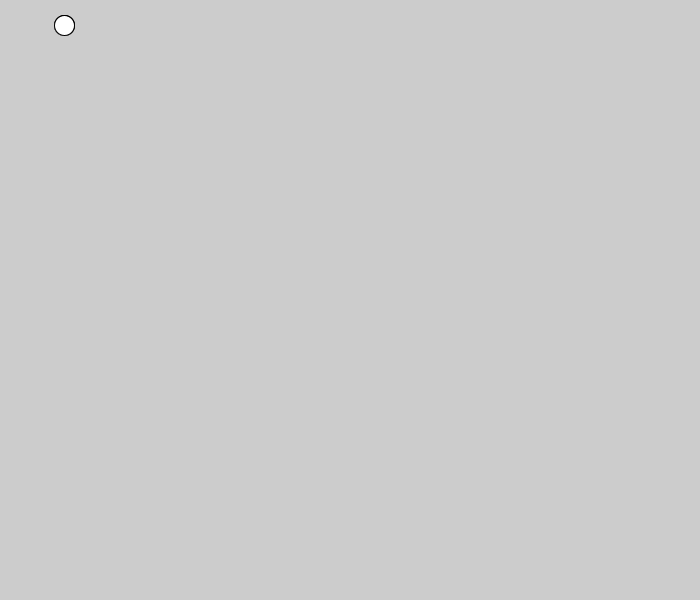
Frame 1 (no input)
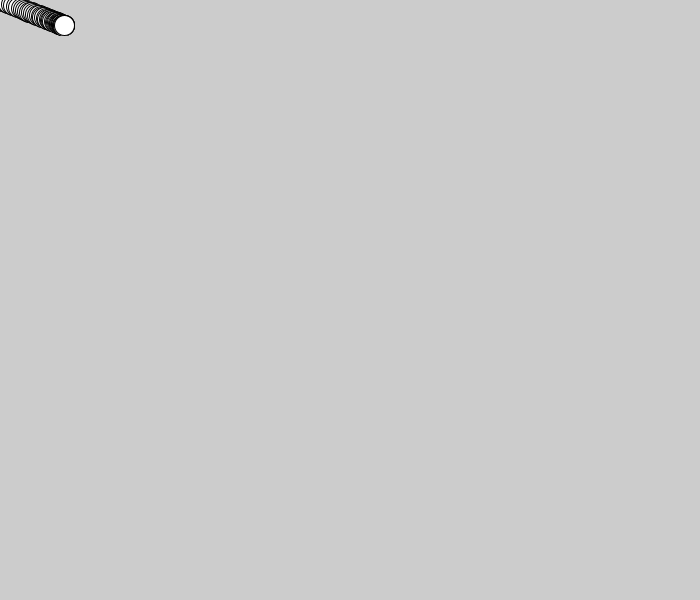
Frame 60 (the mouse pressed at the canvas centre just before this capture)
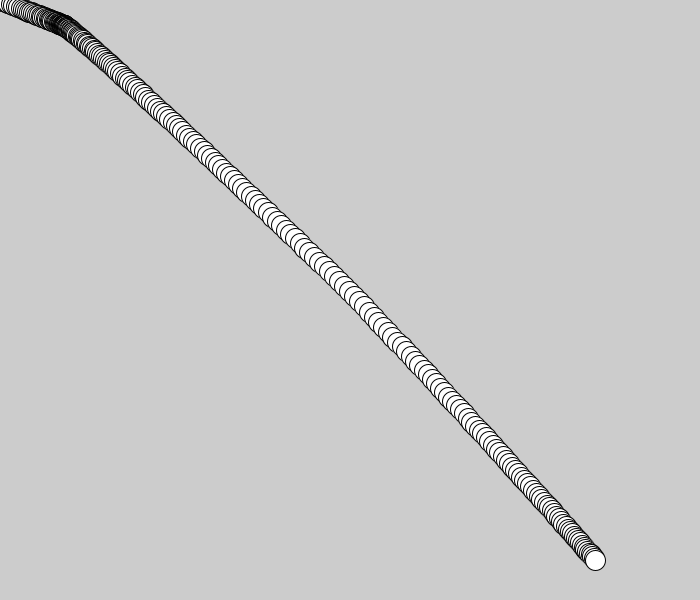
Frame 120 (the mouse held since frame 60 and released just before this capture)

The Processing sketch that drew these frames (run headless with seeded random() and noise(); from frame 60 on, the mouse is pressed at the canvas centre):

// Processing sketch: processing_93364
// ── processing_93364.pde

aball anaball = new aball(random(width),random(height));
void setup() {
  size(700, 600);
  frameRate(400);
}
void draw() {
  //background(0);
  for(int i = 0; i < 3; i++) {
  anaball.drawaball();
  }
}
class aball {
  float x, y, xv, yv, d;
  aball(float xm, float ym){
    x=xm;
    y=ym;
  }
  void drawaball() {
    d=atan2(mouseX-x, mouseY-y);
   // if( ! (xv % sin(d) == 0 &&  yv % cos(d) == 0)) {
      xv+=(sin(d)/15);///(dist(mouseX, mouseY, x, y)/500);
      yv+=(cos(d)/15);///(dist(mouseX, mouseY, x, y)/500);
    //}
    x+=xv;
    y+=yv;
    ellipse(x, y, 20, 20);
  }
}
